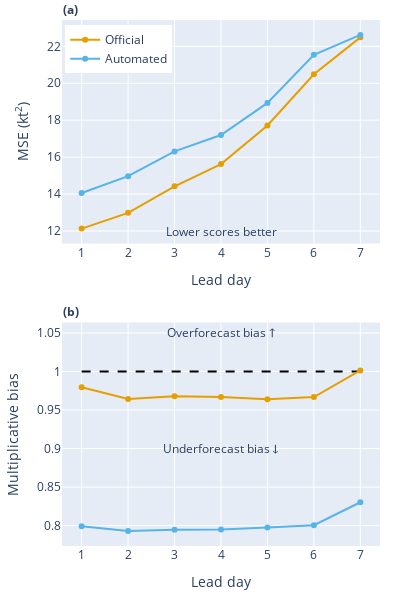

Source (notebook cell):
### Code cell
official_line_colour = "rgba(230,159,0,1)"
autofcst_line_colour = "rgba(86,180,233,1)"
figure = make_subplots(
    rows=2, cols=1, subplot_titles=("<b>(a)</b>", "<b>(b)</b>"), vertical_spacing=0.15
)
figure.update_annotations(font_size=12, xshift=-160, xanchor="left")

# Upper subfig - MSE
figure.add_trace(
    go.Scatter(
        x=official_mse.lead_day,
        y=official_mse.values,
        line=dict(color=official_line_colour),
        name="Official",
    ),
    row=1,
    col=1,
)
figure.add_trace(
    go.Scatter(
        x=autofcst_mse.lead_day,
        y=autofcst_mse.values,
        line=dict(color=autofcst_line_colour),
        name="Automated",
    ),
    row=1,
    col=1,
)

# Lower subfig - multiplicative bias
figure.add_trace(
    go.Scatter(
        x=[1, 7],
        y=[1, 1],
        line=dict(color="black", dash="dash"),
        mode="lines",
        name="Automated",
        showlegend=False,
    ),
    row=2,
    col=1,
)
figure.add_trace(
    go.Scatter(
        x=official_bias.lead_day,
        y=official_bias.values,
        line=dict(color=official_line_colour),
        name="Official",
        showlegend=False,
    ),
    row=2,
    col=1,
)
figure.add_trace(
    go.Scatter(
        x=autofcst_bias.lead_day,
        y=autofcst_bias.values,
        line=dict(color=autofcst_line_colour),
        name="Automated",
        showlegend=False,
    ),
    row=2,
    col=1,
)

figure.add_annotation(
    x=4, y=12, text="Lower scores better", showarrow=False, row=1, col=1
)
figure.add_annotation(
    x=4, y=1.05, text="Overforecast bias ↑", showarrow=False, row=2, col=1
)
figure.add_annotation(
    x=4, y=0.9, text="Underforecast bias ↓", showarrow=False, row=2, col=1
)

figure.update_layout(
    legend=dict(x=0.01, y=0.99),
    height=600,
    width=400,
    margin=go.layout.Margin(
        l=20,  # left margin
        r=20,  # right margin
        b=20,  # bottom margin
        t=20,  # top margin
    ),
)
figure.update_xaxes(
    title_text="Lead day", row=1, col=1, tickmode="linear", tick0=0, dtick=1
)
figure.update_xaxes(
    title_text="Lead day", row=2, col=1, tickmode="linear", tick0=0, dtick=1
)
figure.update_yaxes(title_text="MSE (kt<sup>2</sup>)", row=1, col=1)
figure.update_yaxes(title_text="Multiplicative bias", row=2, col=1)

### Figure 1 — Plotly figure (JSON) as saved in the notebook; plotly's stock layout.template omitted (floating-point values rounded to 4 significant figures)
{"data": [{"line": {"color": "rgba(230,159,0,1)"}, "name": "Official", "type": "scatter", "x": [1, 2, 3, 4, 5, 6, 7], "xaxis": "x", "y": [12.13, 12.99, 14.42, 15.62, 17.71, 20.49, 22.49], "yaxis": "y"}, {"line": {"color": "rgba(86,180,233,1)"}, "name": "Automated", "type": "scatter", "x": [1, 2, 3, 4, 5, 6, 7], "xaxis": "x", "y": [14.06, 14.97, 16.31, 17.2, 18.94, 21.54, 22.62], "yaxis": "y"}, {"line": {"color": "black", "dash": "dash"}, "mode": "lines", "name": "Automated", "showlegend": false, "type": "scatter", "x": [1, 7], "xaxis": "x2", "y": [1, 1], "yaxis": "y2"}, {"line": {"color": "rgba(230,159,0,1)"}, "name": "Official", "showlegend": false, "type": "scatter", "x": [1, 2, 3, 4, 5, 6, 7], "xaxis": "x2", "y": [0.9795, 0.9643, 0.9679, 0.9668, 0.9638, 0.9668, 1.001], "yaxis": "y2"}, {"line": {"color": "rgba(86,180,233,1)"}, "name": "Automated", "showlegend": false, "type": "scatter", "x": [1, 2, 3, 4, 5, 6, 7], "xaxis": "x2", "y": [0.7993, 0.7929, 0.7948, 0.795, 0.7975, 0.8005, 0.8303], "yaxis": "y2"}], "layout": {"annotations": [{"font": {"size": 12}, "showarrow": false, "text": "<b>(a)</b>", "x": 0.5, "xanchor": "left", "xref": "paper", "xshift": -160, "y": 1, "yanchor": "bottom", "yref": "paper"}, {"font": {"size": 12}, "showarrow": false, "text": "<b>(b)</b>", "x": 0.5, "xanchor": "left", "xref": "paper", "xshift": -160, "y": 0.425, "yanchor": "bottom", "yref": "paper"}, {"showarrow": false, "text": "Lower scores better", "x": 4, "xref": "x", "y": 12, "yref": "y"}, {"showarrow": false, "text": "Overforecast bias ↑", "x": 4, "xref": "x2", "y": 1.05, "yref": "y2"}, {"showarrow": false, "text": "Underforecast bias ↓", "x": 4, "xref": "x2", "y": 0.9, "yref": "y2"}], "height": 600, "legend": {"x": 0.01, "y": 0.99}, "margin": {"b": 20, "l": 20, "r": 20, "t": 20}, "width": 400, "xaxis": {"anchor": "y", "domain": [0, 1], "dtick": 1, "tick0": 0, "tickmode": "linear", "title": {"text": "Lead day"}}, "xaxis2": {"anchor": "y2", "domain": [0, 1], "dtick": 1, "tick0": 0, "tickmode": "linear", "title": {"text": "Lead day"}}, "yaxis": {"anchor": "x", "domain": [0.575, 1], "title": {"text": "MSE (kt<sup>2</sup>)"}}, "yaxis2": {"anchor": "x2", "domain": [0, 0.425], "title": {"text": "Multiplicative bias"}}}}
